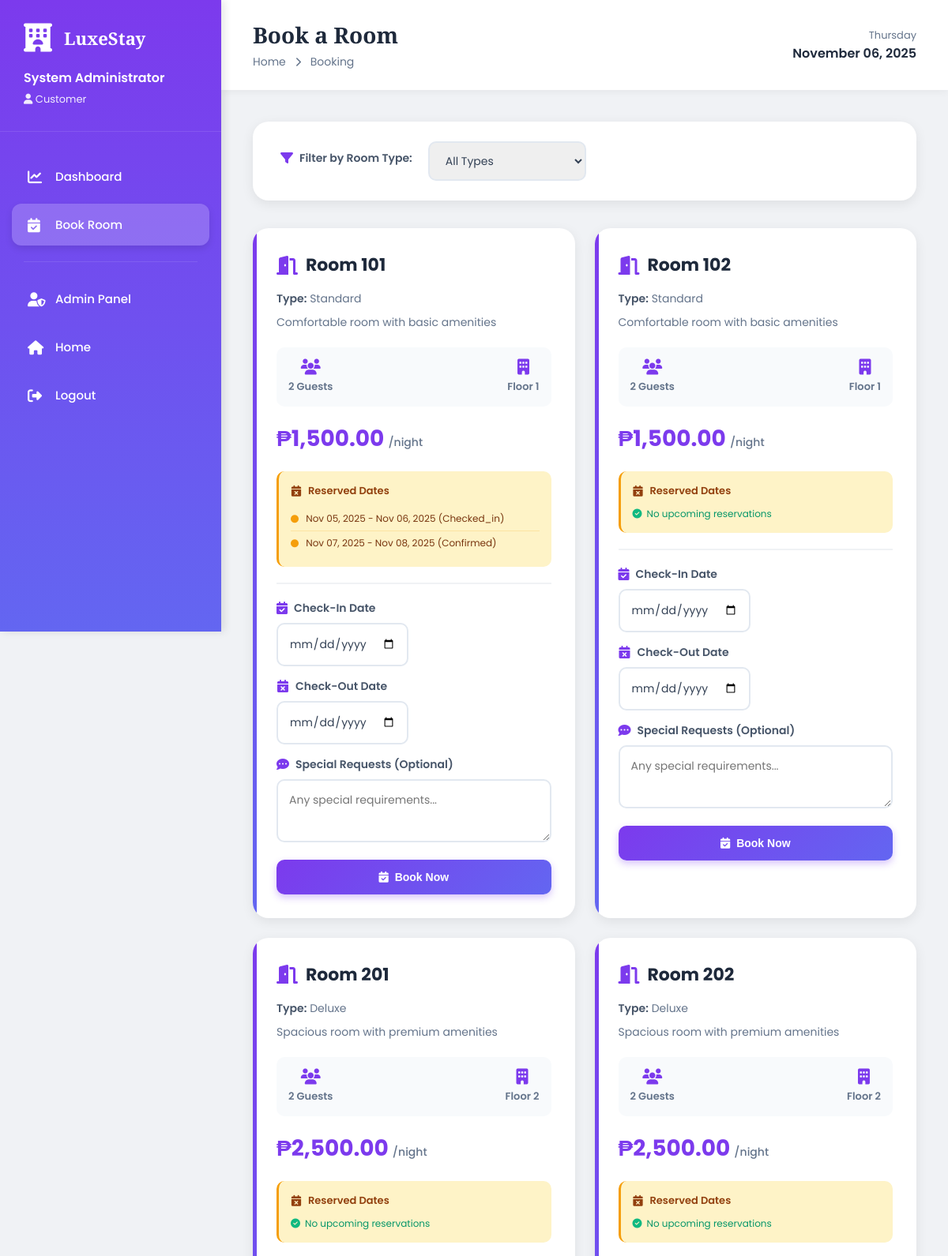
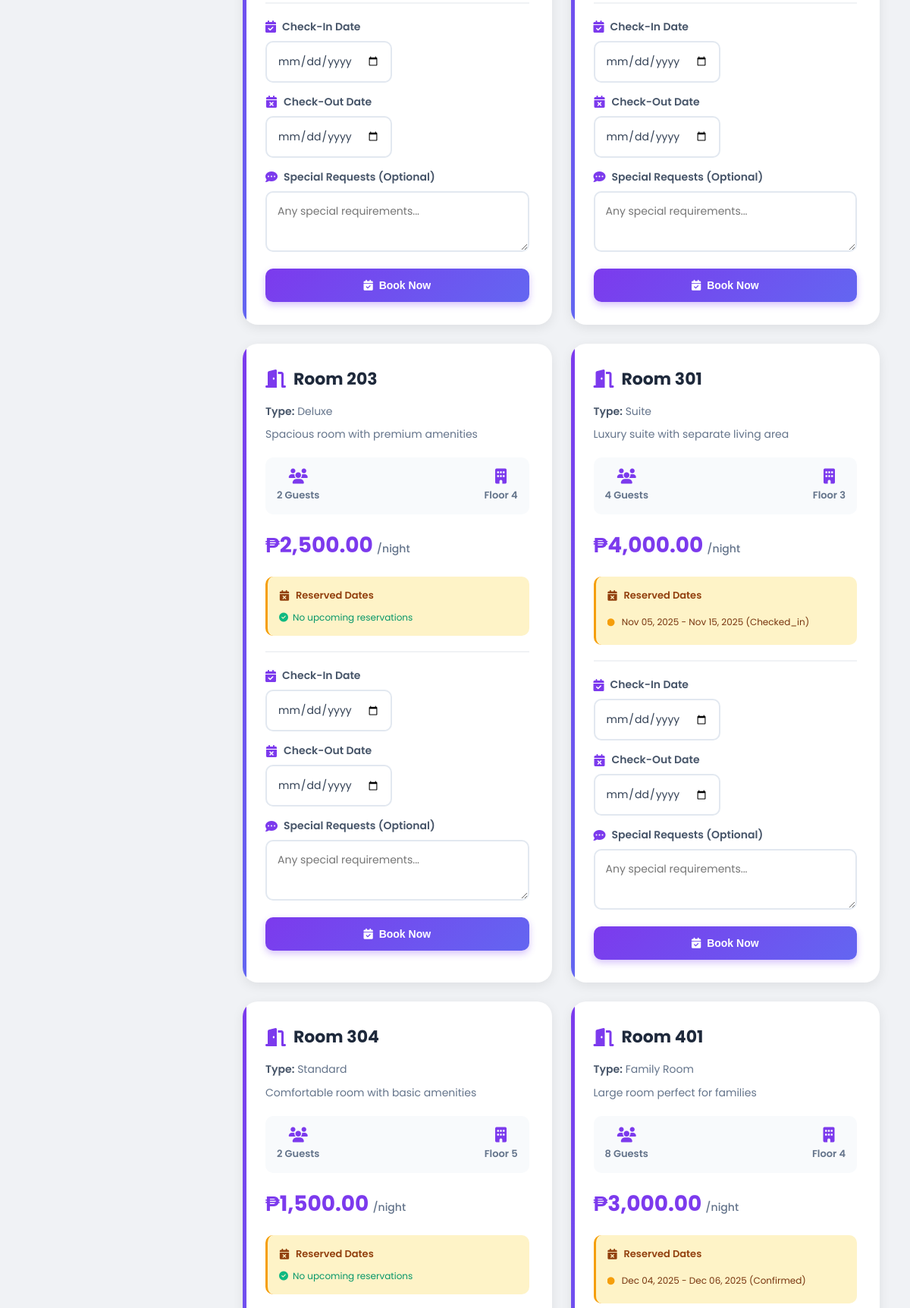
Page /booking.php (signed in, upper part) on the committed database (2 pictures, top to bottom).
### tables this page shows
CREATE TABLE `rooms` (
  `room_id` int NOT NULL AUTO_INCREMENT,
  `room_number` varchar(10) NOT NULL,
  `room_type_id` int NOT NULL,
  `floor` int NOT NULL,
  `status` enum('available','occupied','maintenance','reserved') DEFAULT 'available',
  `created_at` timestamp NULL DEFAULT CURRENT_TIMESTAMP,
  `is_archived` tinyint(1) DEFAULT '0',
  PRIMARY KEY (`room_id`),
  UNIQUE KEY `room_number` (`room_number`),
  KEY `room_type_id` (`room_type_id`),
  CONSTRAINT `rooms_ibfk_1` FOREIGN KEY (`room_type_id`) REFERENCES `room_types` (`room_type_id`) ON DELETE CASCADE
);

CREATE TABLE `room_types` (
  `room_type_id` int NOT NULL AUTO_INCREMENT,
  `type_name` varchar(50) NOT NULL,
  `description` text,
  `base_price` decimal(10,2) NOT NULL,
  `max_occupancy` int NOT NULL,
  `image_path` varchar(255) DEFAULT NULL,
  `created_at` timestamp NULL DEFAULT CURRENT_TIMESTAMP,
  `is_archived` int DEFAULT '0',
  PRIMARY KEY (`room_type_id`)
);

CREATE TABLE `reservations` (
  `reservation_id` int NOT NULL AUTO_INCREMENT,
  `user_id` int NOT NULL,
  `room_id` int NOT NULL,
  `check_in_date` date NOT NULL,
  `check_out_date` date NOT NULL,
  `total_amount` decimal(10,2) NOT NULL,
  `status` enum('pending','confirmed','checked_in','checked_out','cancelled') DEFAULT 'pending',
  `special_requests` text,
  `created_at` timestamp NULL DEFAULT CURRENT_TIMESTAMP,
  `updated_at` timestamp NULL DEFAULT CURRENT_TIMESTAMP ON UPDATE CURRENT_TIMESTAMP,
  PRIMARY KEY (`reservation_id`),
  KEY `user_id` (`user_id`),
  KEY `room_id` (`room_id`),
  CONSTRAINT `reservations_ibfk_1` FOREIGN KEY (`user_id`) REFERENCES `users` (`user_id`) ON DELETE CASCADE,
  CONSTRAINT `reservations_ibfk_2` FOREIGN KEY (`room_id`) REFERENCES `rooms` (`room_id`) ON DELETE CASCADE
);

### booking.php (the view, shortened to what this page needs)
<?php
$db = new Database();
$conn = $db->getConnection();
$conn->next_result();
$room_type_filter = !empty($_GET['room_type_id']) ? $_GET['room_type_id'] : null;
$stmt = $conn->prepare("CALL sp_get_all_rooms_with_availability(?)");
$stmt->bind_param("i", $room_type_filter);
$stmt->execute();
$all_rooms = $stmt->get_result();
function getReservedDates($conn, $room_id) {
    $stmt = $conn->prepare("CALL sp_get_room_reservations(?)");
    $stmt->bind_param("i", $room_id);
    $stmt->execute();
    $result = $stmt->get_result();
    $reserved_dates = [];
    while ($row = $result->fetch_assoc()) {
        $reserved_dates[] = [
            'check_in' => $row['check_in_date'],
            'check_out' => $row['check_out_date'],
            'status' => $row['status']
        ];
    }
    return $reserved_dates;
}
?>
<!DOCTYPE html>
<html lang="en">
<head>
    <link rel="stylesheet" href="https://cdnjs.cloudflare.com/ajax/libs/font-awesome/6.4.0/css/all.min.css">
    <link rel="stylesheet" href="css/booking.css">
</head>
<body>
    <div class="sidebar">
        <div class="sidebar-header">
            <div class="sidebar-logo">
                <i class="fas fa-hotel"></i>
                <h2 class="playfair">LuxeStay</h2>
            </div>
            <div class="user-info">
                <h3><?php echo htmlspecialchars($_SESSION['full_name']); ?></h3>
                <p><i class="fas fa-user"></i> Customer</p>
            </div>
        </div>
        <div class="sidebar-menu">
            <a href="dashboard.php" class="menu-item">
                <i class="fas fa-chart-line"></i>
                <span>Dashboard</span>
            </a>
            <a href="booking.php" class="menu-item active">
                <i class="fas fa-calendar-check"></i>
                <span>Book Room</span>
            </a>
            <div class="menu-divider"></div>
            <?php if ($_SESSION['role'] === 'admin' || $_SESSION['role'] === 'manager'): ?>
            <a href="admin_dashboard.php" class="menu-item">
                <i class="fas fa-user-shield"></i>
                <span>Admin Panel</span>
            </a>
            <?php endif; ?>
            <a href="index.php" class="menu-item">
                <i class="fas fa-home"></i>
                <span>Home</span>
            </a>
            <a href="logout.php" class="menu-item">
                <i class="fas fa-sign-out-alt"></i>
                <span>Logout</span>
            </a>
        </div>
    </div>
    <div class="main-content">
        <div class="top-bar">
            <div class="top-bar-left">
                <h1 class="playfair">Book a Room</h1>
                <div class="breadcrumb">
                    <span>Home</span>
                    <i class="fas fa-chevron-right"></i>
                    <span>Booking</span>
                </div>
            </div>
            <div class="top-bar-right">
                <div class="date-time">
                    <p><?php echo date('l'); ?></p>
                    <h4><?php echo date('F d, Y'); ?></h4>
                </div>
            </div>
        </div>
        <div class="container">
            <div class="filter-section">
                <label for="room_type_filter">
                    <i class="fas fa-filter"></i>
                    Filter by Room Type:
                </label>
                <select id="room_type_filter" onchange="window.location.href='booking.php?room_type_id='+this.value">
                    <option value="">All Types</option>
                </select>
            </div>
            <?php if($all_rooms->num_rows > 0): ?>
                <div class="rooms-grid">
                    <?php
                    $db_temp = new Database();
                    $conn_temp = $db_temp->getConnection();
                    while($room = $all_rooms->fetch_assoc()):
                        $reserved_dates = getReservedDates($conn_temp, $room['room_id']);
                        $active_reservations = array_filter($reserved_dates, function($res) {
                            return $res['status'] === 'confirmed' || $res['status'] === 'checked_in';
                        });
                    ?>
                        <div class="room-card">
                            <h3>
                                <i class="fas fa-door-open"></i>
                                Room <?php echo htmlspecialchars($room['room_number']); ?>
                            </h3>
                            <div class="room-info">
                                <p><strong>Type:</strong> <?php echo htmlspecialchars($room['type_name']); ?></p>
                                <p><?php echo htmlspecialchars($room['description']); ?></p>
                            </div>
                            <div class="room-details">
                                <div class="room-detail-item">
                                    <i class="fas fa-users"></i>
                                    <span><?php echo $room['max_occupancy']; ?> Guests</span>
                                </div>
                                <div class="room-detail-item">
                                    <i class="fas fa-building"></i>
                                    <span>Floor <?php echo $room['floor']; ?></span>
                                </div>
                            </div>
                            <div class="room-price">
                                ₱<?php echo number_format($room['base_price'], 2); ?>
                                <span>/night</span>
                            </div>
                            <div class="reserved-dates">
                                <h4><i class="fas fa-calendar-times"></i> Reserved Dates</h4>
                                <?php if(count($active_reservations) > 0): ?>
                                    <ul>
                                        <?php foreach($active_reservations as $reservation): ?>
                                            <li>
                                                <i class="fas fa-circle"></i>
                                                <?php echo date('M d, Y', strtotime($reservation['check_in'])); ?> - <?php echo date('M d, Y', strtotime($reservation['check_out'])); ?>
                                                (<?php echo ucfirst($reservation['status']); ?>)
                                            </li>
                                        <?php endforeach; ?>
                                    </ul>
                                <?php else: ?>
                                    <p class="no-reservations">
                                        <i class="fas fa-check-circle"></i>
                                        No upcoming reservations
                                    </p>
                                <?php endif; ?>
                            </div>
                            <form method="POST" class="book-form" id="form_<?php echo $room['room_id']; ?>" onsubmit="return validateDates(<?php echo $room['room_id']; ?>)">
                                <div class="form-group">
                                    <label for="check_in_<?php echo $room['room_id']; ?>">
                                        <i class="fas fa-calendar-check"></i>
                                        Check-In Date
                                    </label>
                                    <input type="date"
                                           id="check_in_<?php echo $room['room_id']; ?>"
                                           name="check_in"
                                           required
                                           min="<?php echo date('Y-m-d'); ?>"
                                           onchange="validateDateRange(<?php echo $room['room_id']; ?>)">
                                </div>
                                <div class="form-group">
                                    <label for="check_out_<?php echo $room['room_id']; ?>">
                                        <i class="fas fa-calendar-times"></i>
                                        Check-Out Date
                                    </label>
                                    <input type="date"
                                           id="check_out_<?php echo $room['room_id']; ?>"
                                           name="check_out"
                                           required
                                           min="<?php echo date('Y-m-d'); ?>"
                                           onchange="validateDateRange(<?php echo $room['room_id']; ?>)">
                                </div>
                                <div class="form-group">
                                    <label for="special_requests_<?php echo $room['room_id']; ?>">
                                        <i class="fas fa-comment-dots"></i>
                                        Special Requests (Optional)
                                    </label>
                                    <textarea id="special_requests_<?php echo $room['room_id']; ?>" name="special_requests" placeholder="Any special requirements..."></textarea>
                                </div>
                                <button type="submit" name="book" class="btn" id="book_btn_<?php echo $room['room_id']; ?>" style="width: 100%; justify-content: center;">
                                    <i class="fas fa-calendar-check"></i>
                                    Book Now
                                </button>
                            </form>
                        </div>
                    <?php endwhile; ?>
                </div>
            <?php endif; ?>
        </div>
    </div>
</body>
</html>

### rows in the picture
rooms: room_number "101", room_type.type_name "Standard", room_type.description "Comfortable room with basic amenities", room_type.max_occupancy "2", floor "1", room_type.base_price "1,500.00", special_requests "Any special requirements..."
reservations: check_in_date "Nov 05, 2025", check_out_date "Nov 06, 2025", status "Checked_in"
reservations: check_in_date "Nov 07, 2025", check_out_date "Nov 08, 2025", status "Confirmed"
rooms: room_number "102", room_type.type_name "Standard", room_type.description "Comfortable room with basic amenities", room_type.max_occupancy "2", floor "1", room_type.base_price "1,500.00", shows "No upcoming reservations", special_requests "Any special requirements..."
rooms: room_number "201", room_type.type_name "Deluxe", room_type.description "Spacious room with premium amenities", room_type.max_occupancy "2", floor "2", room_type.base_price "2,500.00", shows "No upcoming reservations", special_requests "Any special requirements..."
rooms: room_number "202", room_type.type_name "Deluxe", room_type.description "Spacious room with premium amenities", room_type.max_occupancy "2", floor "2", room_type.base_price "2,500.00", shows "No upcoming reservations", special_requests "Any special requirements..."
rooms: room_number "203", room_type.type_name "Deluxe", room_type.description "Spacious room with premium amenities", room_type.max_occupancy "2", floor "4", room_type.base_price "2,500.00", shows "No upcoming reservations", special_requests "Any special requirements..."
rooms: room_number "301", room_type.type_name "Suite", room_type.description "Luxury suite with separate living area", room_type.max_occupancy "4", floor "3", room_type.base_price "4,000.00", special_requests "Any special requirements..."
reservations: check_in_date "Nov 05, 2025", check_out_date "Nov 15, 2025", status "Checked_in"
rooms: room_number "304", room_type.type_name "Standard", room_type.description "Comfortable room with basic amenities", room_type.max_occupancy "2", floor "5", room_type.base_price "1,500.00", shows "No upcoming reservations"
rooms: room_number "401", room_type.type_name "Family Room", room_type.description "Large room perfect for families", room_type.max_occupancy "8", floor "4", room_type.base_price "3,000.00"
reservations: check_in_date "Dec 04, 2025", check_out_date "Dec 06, 2025", status "Confirmed"

### other values in the picture
$_SESSION['full_name'] "System Administrator"
